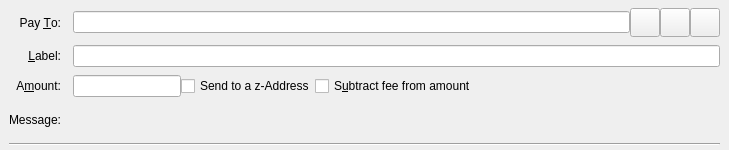
<?xml version="1.0" encoding="UTF-8"?>
<ui version="4.0">
 <class>SendCoinsEntry</class>
 <widget class="QStackedWidget" name="SendCoinsEntry">
  <property name="geometry">
   <rect>
    <x>0</x>
    <y>0</y>
    <width>729</width>
    <height>150</height>
   </rect>
  </property>
  <property name="focusPolicy">
   <enum>Qt::TabFocus</enum>
  </property>
  <property name="autoFillBackground">
   <bool>false</bool>
  </property>
  <widget class="QFrame" name="SendCoins">
   <property name="toolTip">
    <string>This is a normal payment.</string>
   </property>
   <property name="frameShape">
    <enum>QFrame::NoFrame</enum>
   </property>
   <layout class="QGridLayout" name="gridLayout">
    <property name="topMargin">
     <number>8</number>
    </property>
    <property name="bottomMargin">
     <number>4</number>
    </property>
    <property name="horizontalSpacing">
     <number>12</number>
    </property>
    <property name="verticalSpacing">
     <number>8</number>
    </property>
    <item row="0" column="0">
     <widget class="QLabel" name="payToLabel">
      <property name="text">
       <string>Pay &amp;To:</string>
      </property>
      <property name="alignment">
       <set>Qt::AlignRight|Qt::AlignTrailing|Qt::AlignVCenter</set>
      </property>
      <property name="buddy">
       <cstring>payTo</cstring>
      </property>
     </widget>
    </item>
    <item row="0" column="1">
     <layout class="QHBoxLayout" name="payToLayout">
      <property name="spacing">
       <number>0</number>
      </property>
      <item>
       <widget class="QValidatedLineEdit" name="payTo">
        <property name="toolTip">
         <string>The LitecoinZ address to send the payment to</string>
        </property>
       </widget>
      </item>
      <item>
       <widget class="QToolButton" name="addressBookButton">
        <property name="toolTip">
         <string>Choose previously used address</string>
        </property>
        <property name="text">
         <string/>
        </property>
        <property name="icon">
         <iconset resource="../bitcoin.qrc">
          <normaloff>:/icons/address-book</normaloff>:/icons/address-book</iconset>
        </property>
        <property name="iconSize">
         <size>
          <width>22</width>
          <height>22</height>
         </size>
        </property>
        <property name="shortcut">
         <string>Alt+A</string>
        </property>
       </widget>
      </item>
      <item>
       <widget class="QToolButton" name="pasteButton">
        <property name="toolTip">
         <string>Paste address from clipboard</string>
        </property>
        <property name="text">
         <string/>
        </property>
        <property name="icon">
         <iconset resource="../bitcoin.qrc">
          <normaloff>:/icons/editpaste</normaloff>:/icons/editpaste</iconset>
        </property>
        <property name="iconSize">
         <size>
          <width>22</width>
          <height>22</height>
         </size>
        </property>
        <property name="shortcut">
         <string>Alt+P</string>
        </property>
       </widget>
      </item>
      <item>
       <widget class="QToolButton" name="deleteButton">
        <property name="toolTip">
         <string>Remove this entry</string>
        </property>
        <property name="text">
         <string/>
        </property>
        <property name="icon">
         <iconset resource="../bitcoin.qrc">
          <normaloff>:/icons/remove</normaloff>:/icons/remove</iconset>
        </property>
        <property name="iconSize">
         <size>
          <width>22</width>
          <height>22</height>
         </size>
        </property>
       </widget>
      </item>
     </layout>
    </item>
    <item row="1" column="0">
     <widget class="QLabel" name="labellLabel">
      <property name="text">
       <string>&amp;Label:</string>
      </property>
      <property name="alignment">
       <set>Qt::AlignRight|Qt::AlignTrailing|Qt::AlignVCenter</set>
      </property>
      <property name="buddy">
       <cstring>addAsLabel</cstring>
      </property>
     </widget>
    </item>
    <item row="1" column="1">
     <widget class="QLineEdit" name="addAsLabel">
      <property name="toolTip">
       <string>Enter a label for this address to add it to the list of used addresses</string>
      </property>
     </widget>
    </item>
    <item row="2" column="0">
     <widget class="QLabel" name="amountLabel">
      <property name="text">
       <string>A&amp;mount:</string>
      </property>
      <property name="alignment">
       <set>Qt::AlignRight|Qt::AlignTrailing|Qt::AlignVCenter</set>
      </property>
      <property name="buddy">
       <cstring>payAmount</cstring>
      </property>
     </widget>
    </item>
    <item row="2" column="1">
     <layout class="QHBoxLayout" name="horizontalLayoutAmount" stretch="0,0,1">
      <item>
       <widget class="BitcoinAmountField" name="payAmount"/>
      </item>
      <item>
       <widget class="QCheckBox" name="checkboxSendToZAddress">
        <property name="text">
         <string>Send to a z-Address</string>
        </property>
       </widget>
      </item>
      <item>
       <widget class="QCheckBox" name="checkboxSubtractFeeFromAmount">
        <property name="toolTip">
         <string>The fee will be deducted from the amount being sent. The recipient will receive less litecoinzs than you enter in the amount field. If multiple recipients are selected, the fee is split equally.</string>
        </property>
        <property name="text">
         <string>S&amp;ubtract fee from amount</string>
        </property>
       </widget>
      </item>
     </layout>
    </item>
    <item row="3" column="0">
     <widget class="QLabel" name="messageLabel">
      <property name="text">
       <string>Message:</string>
      </property>
      <property name="alignment">
       <set>Qt::AlignRight|Qt::AlignTrailing|Qt::AlignVCenter</set>
      </property>
     </widget>
    </item>
    <item row="3" column="1">
     <widget class="QLabel" name="messageTextLabel">
      <property name="toolTip">
       <string>A message that was attached to the litecoinz: URI which will be stored with the transaction for your reference. Note: This message will not be sent over the LitecoinZ network.</string>
      </property>
      <property name="textFormat">
       <enum>Qt::PlainText</enum>
      </property>
     </widget>
    </item>
    <item row="4" column="0" colspan="2">
     <widget class="Line" name="line">
      <property name="orientation">
       <enum>Qt::Horizontal</enum>
      </property>
     </widget>
    </item>
   </layout>
  </widget>
  <widget class="QFrame" name="SendCoins_UnauthenticatedPaymentRequest">
   <property name="palette">
    <palette>
     <active>
      <colorrole role="WindowText">
       <brush brushstyle="SolidPattern">
        <color alpha="255">
         <red>0</red>
         <green>0</green>
         <blue>0</blue>
        </color>
       </brush>
      </colorrole>
      <colorrole role="Button">
       <brush brushstyle="SolidPattern">
        <color alpha="255">
         <red>255</red>
         <green>255</green>
         <blue>127</blue>
        </color>
       </brush>
      </colorrole>
      <colorrole role="Light">
       <brush brushstyle="SolidPattern">
        <color alpha="255">
         <red>255</red>
         <green>255</green>
         <blue>255</blue>
        </color>
       </brush>
      </colorrole>
      <colorrole role="Midlight">
       <brush brushstyle="SolidPattern">
        <color alpha="255">
         <red>255</red>
         <green>255</green>
         <blue>191</blue>
        </color>
       </brush>
      </colorrole>
      <colorrole role="Dark">
       <brush brushstyle="SolidPattern">
        <color alpha="255">
         <red>127</red>
         <green>127</green>
         <blue>63</blue>
        </color>
       </brush>
      </colorrole>
      <colorrole role="Mid">
       <brush brushstyle="SolidPattern">
        <color alpha="255">
         <red>170</red>
         <green>170</green>
         <blue>84</blue>
        </color>
       </brush>
      </colorrole>
      <colorrole role="Text">
       <brush brushstyle="SolidPattern">
        <color alpha="255">
         <red>0</red>
         <green>0</green>
         <blue>0</blue>
        </color>
       </brush>
      </colorrole>
      <colorrole role="BrightText">
       <brush brushstyle="SolidPattern">
        <color alpha="255">
         <red>255</red>
         <green>255</green>
         <blue>255</blue>
        </color>
       </brush>
      </colorrole>
      <colorrole role="ButtonText">
       <brush brushstyle="SolidPattern">
        <color alpha="255">
         <red>0</red>
         <green>0</green>
         <blue>0</blue>
        </color>
       </brush>
      </colorrole>
      <colorrole role="Base">
       <brush brushstyle="SolidPattern">
        <color alpha="255">
         <red>255</red>
         <green>255</green>
         <blue>255</blue>
        </color>
       </brush>
      </colorrole>
      <colorrole role="Window">
       <brush brushstyle="SolidPattern">
        <color alpha="255">
         <red>255</red>
         <green>255</green>
         <blue>127</blue>
        </color>
       </brush>
      </colorrole>
      <colorrole role="Shadow">
       <brush brushstyle="SolidPattern">
        <color alpha="255">
         <red>0</red>
         <green>0</green>
         <blue>0</blue>
        </color>
       </brush>
      </colorrole>
      <colorrole role="AlternateBase">
       <brush brushstyle="SolidPattern">
        <color alpha="255">
         <red>255</red>
         <green>255</green>
         <blue>191</blue>
        </color>
       </brush>
      </colorrole>
      <colorrole role="ToolTipBase">
       <brush brushstyle="SolidPattern">
        <color alpha="255">
         <red>255</red>
         <green>255</green>
         <blue>220</blue>
        </color>
       </brush>
      </colorrole>
      <colorrole role="ToolTipText">
       <brush brushstyle="SolidPattern">
        <color alpha="255">
         <red>0</red>
         <green>0</green>
         <blue>0</blue>
        </color>
       </brush>
      </colorrole>
     </active>
     <inactive>
      <colorrole role="WindowText">
       <brush brushstyle="SolidPattern">
        <color alpha="255">
         <red>0</red>
         <green>0</green>
         <blue>0</blue>
        </color>
       </brush>
      </colorrole>
      <colorrole role="Button">
       <brush brushstyle="SolidPattern">
        <color alpha="255">
         <red>255</red>
         <green>255</green>
         <blue>127</blue>
        </color>
       </brush>
      </colorrole>
      <colorrole role="Light">
       <brush brushstyle="SolidPattern">
        <color alpha="255">
         <red>255</red>
         <green>255</green>
         <blue>255</blue>
        </color>
       </brush>
      </colorrole>
      <colorrole role="Midlight">
       <brush brushstyle="SolidPattern">
        <color alpha="255">
         <red>255</red>
         <green>255</green>
         <blue>191</blue>
        </color>
       </brush>
      </colorrole>
      <colorrole role="Dark">
       <brush brushstyle="SolidPattern">
        <color alpha="255">
         <red>127</red>
         <green>127</green>
         <blue>63</blue>
        </color>
       </brush>
      </colorrole>
      <colorrole role="Mid">
       <brush brushstyle="SolidPattern">
        <color alpha="255">
         <red>170</red>
         <green>170</green>
         <blue>84</blue>
        </color>
       </brush>
      </colorrole>
      <colorrole role="Text">
       <brush brushstyle="SolidPattern">
        <color alpha="255">
         <red>0</red>
         <green>0</green>
         <blue>0</blue>
        </color>
       </brush>
      </colorrole>
      <colorrole role="BrightText">
       <brush brushstyle="SolidPattern">
        <color alpha="255">
         <red>255</red>
         <green>255</green>
         <blue>255</blue>
        </color>
       </brush>
      </colorrole>
      <colorrole role="ButtonText">
       <brush brushstyle="SolidPattern">
        <color alpha="255">
         <red>0</red>
         <green>0</green>
         <blue>0</blue>
        </color>
       </brush>
      </colorrole>
      <colorrole role="Base">
       <brush brushstyle="SolidPattern">
        <color alpha="255">
         <red>255</red>
         <green>255</green>
         <blue>255</blue>
        </color>
       </brush>
      </colorrole>
      <colorrole role="Window">
       <brush brushstyle="SolidPattern">
        <color alpha="255">
         <red>255</red>
         <green>255</green>
         <blue>127</blue>
        </color>
       </brush>
      </colorrole>
      <colorrole role="Shadow">
       <brush brushstyle="SolidPattern">
        <color alpha="255">
         <red>0</red>
         <green>0</green>
         <blue>0</blue>
        </color>
       </brush>
      </colorrole>
      <colorrole role="AlternateBase">
       <brush brushstyle="SolidPattern">
        <color alpha="255">
         <red>255</red>
         <green>255</green>
         <blue>191</blue>
        </color>
       </brush>
      </colorrole>
      <colorrole role="ToolTipBase">
       <brush brushstyle="SolidPattern">
        <color alpha="255">
         <red>255</red>
         <green>255</green>
         <blue>220</blue>
        </color>
       </brush>
      </colorrole>
      <colorrole role="ToolTipText">
       <brush brushstyle="SolidPattern">
        <color alpha="255">
         <red>0</red>
         <green>0</green>
         <blue>0</blue>
        </color>
       </brush>
      </colorrole>
     </inactive>
     <disabled>
      <colorrole role="WindowText">
       <brush brushstyle="SolidPattern">
        <color alpha="255">
         <red>127</red>
         <green>127</green>
         <blue>63</blue>
        </color>
       </brush>
      </colorrole>
      <colorrole role="Button">
       <brush brushstyle="SolidPattern">
        <color alpha="255">
         <red>255</red>
         <green>255</green>
         <blue>127</blue>
        </color>
       </brush>
      </colorrole>
      <colorrole role="Light">
       <brush brushstyle="SolidPattern">
        <color alpha="255">
         <red>255</red>
         <green>255</green>
         <blue>255</blue>
        </color>
       </brush>
      </colorrole>
      <colorrole role="Midlight">
       <brush brushstyle="SolidPattern">
        <color alpha="255">
         <red>255</red>
         <green>255</green>
         <blue>191</blue>
        </color>
       </brush>
      </colorrole>
      <colorrole role="Dark">
       <brush brushstyle="SolidPattern">
        <color alpha="255">
         <red>127</red>
         <green>127</green>
         <blue>63</blue>
        </color>
       </brush>
      </colorrole>
      <colorrole role="Mid">
       <brush brushstyle="SolidPattern">
        <color alpha="255">
         <red>170</red>
         <green>170</green>
         <blue>84</blue>
        </color>
       </brush>
      </colorrole>
      <colorrole role="Text">
       <brush brushstyle="SolidPattern">
        <color alpha="255">
         <red>127</red>
         <green>127</green>
         <blue>63</blue>
        </color>
       </brush>
      </colorrole>
      <colorrole role="BrightText">
       <brush brushstyle="SolidPattern">
        <color alpha="255">
         <red>255</red>
         <green>255</green>
         <blue>255</blue>
        </color>
       </brush>
      </colorrole>
      <colorrole role="ButtonText">
       <brush brushstyle="SolidPattern">
        <color alpha="255">
         <red>127</red>
         <green>127</green>
         <blue>63</blue>
        </color>
       </brush>
      </colorrole>
      <colorrole role="Base">
       <brush brushstyle="SolidPattern">
        <color alpha="255">
         <red>255</red>
         <green>255</green>
         <blue>127</blue>
        </color>
       </brush>
      </colorrole>
      <colorrole role="Window">
       <brush brushstyle="SolidPattern">
        <color alpha="255">
         <red>255</red>
         <green>255</green>
         <blue>127</blue>
        </color>
       </brush>
      </colorrole>
      <colorrole role="Shadow">
       <brush brushstyle="SolidPattern">
        <color alpha="255">
         <red>0</red>
         <green>0</green>
         <blue>0</blue>
        </color>
       </brush>
      </colorrole>
      <colorrole role="AlternateBase">
       <brush brushstyle="SolidPattern">
        <color alpha="255">
         <red>255</red>
         <green>255</green>
         <blue>127</blue>
        </color>
       </brush>
      </colorrole>
      <colorrole role="ToolTipBase">
       <brush brushstyle="SolidPattern">
        <color alpha="255">
         <red>255</red>
         <green>255</green>
         <blue>220</blue>
        </color>
       </brush>
      </colorrole>
      <colorrole role="ToolTipText">
       <brush brushstyle="SolidPattern">
        <color alpha="255">
         <red>0</red>
         <green>0</green>
         <blue>0</blue>
        </color>
       </brush>
      </colorrole>
     </disabled>
    </palette>
   </property>
   <property name="toolTip">
    <string>This is an unauthenticated payment request.</string>
   </property>
   <property name="autoFillBackground">
    <bool>true</bool>
   </property>
   <property name="frameShape">
    <enum>QFrame::NoFrame</enum>
   </property>
   <layout class="QGridLayout" name="gridLayout_is">
    <property name="spacing">
     <number>12</number>
    </property>
    <item row="0" column="0">
     <widget class="QLabel" name="payToLabel_is">
      <property name="text">
       <string>Pay To:</string>
      </property>
      <property name="alignment">
       <set>Qt::AlignRight|Qt::AlignTrailing|Qt::AlignVCenter</set>
      </property>
     </widget>
    </item>
    <item row="0" column="1">
     <layout class="QHBoxLayout" name="payToLayout_is">
      <property name="spacing">
       <number>0</number>
      </property>
      <item>
       <widget class="QLabel" name="payTo_is"/>
      </item>
      <item>
       <widget class="QToolButton" name="deleteButton_is">
        <property name="toolTip">
         <string>Remove this entry</string>
        </property>
        <property name="text">
         <string/>
        </property>
        <property name="icon">
         <iconset resource="../bitcoin.qrc">
          <normaloff>:/icons/remove</normaloff>:/icons/remove</iconset>
        </property>
       </widget>
      </item>
     </layout>
    </item>
    <item row="1" column="0">
     <widget class="QLabel" name="memoLabel_is">
      <property name="text">
       <string>Memo:</string>
      </property>
      <property name="alignment">
       <set>Qt::AlignRight|Qt::AlignTrailing|Qt::AlignVCenter</set>
      </property>
     </widget>
    </item>
    <item row="1" column="1">
     <widget class="QLabel" name="memoTextLabel_is">
      <property name="textFormat">
       <enum>Qt::PlainText</enum>
      </property>
     </widget>
    </item>
    <item row="2" column="0">
     <widget class="QLabel" name="amountLabel_is">
      <property name="text">
       <string>A&amp;mount:</string>
      </property>
      <property name="alignment">
       <set>Qt::AlignRight|Qt::AlignTrailing|Qt::AlignVCenter</set>
      </property>
      <property name="buddy">
       <cstring>payAmount_is</cstring>
      </property>
     </widget>
    </item>
    <item row="2" column="1">
     <widget class="BitcoinAmountField" name="payAmount_is">
      <property name="acceptDrops">
       <bool>false</bool>
      </property>
     </widget>
    </item>
   </layout>
  </widget>
  <widget class="QFrame" name="SendCoins_AuthenticatedPaymentRequest">
   <property name="palette">
    <palette>
     <active>
      <colorrole role="WindowText">
       <brush brushstyle="SolidPattern">
        <color alpha="255">
         <red>0</red>
         <green>0</green>
         <blue>0</blue>
        </color>
       </brush>
      </colorrole>
      <colorrole role="Button">
       <brush brushstyle="SolidPattern">
        <color alpha="255">
         <red>140</red>
         <green>232</green>
         <blue>119</blue>
        </color>
       </brush>
      </colorrole>
      <colorrole role="Light">
       <brush brushstyle="SolidPattern">
        <color alpha="255">
         <red>230</red>
         <green>255</green>
         <blue>224</blue>
        </color>
       </brush>
      </colorrole>
      <colorrole role="Midlight">
       <brush brushstyle="SolidPattern">
        <color alpha="255">
         <red>185</red>
         <green>243</green>
         <blue>171</blue>
        </color>
       </brush>
      </colorrole>
      <colorrole role="Dark">
       <brush brushstyle="SolidPattern">
        <color alpha="255">
         <red>70</red>
         <green>116</green>
         <blue>59</blue>
        </color>
       </brush>
      </colorrole>
      <colorrole role="Mid">
       <brush brushstyle="SolidPattern">
        <color alpha="255">
         <red>93</red>
         <green>155</green>
         <blue>79</blue>
        </color>
       </brush>
      </colorrole>
      <colorrole role="Text">
       <brush brushstyle="SolidPattern">
        <color alpha="255">
         <red>0</red>
         <green>0</green>
         <blue>0</blue>
        </color>
       </brush>
      </colorrole>
      <colorrole role="BrightText">
       <brush brushstyle="SolidPattern">
        <color alpha="255">
         <red>155</red>
         <green>255</green>
         <blue>147</blue>
        </color>
       </brush>
      </colorrole>
      <colorrole role="ButtonText">
       <brush brushstyle="SolidPattern">
        <color alpha="255">
         <red>0</red>
         <green>0</green>
         <blue>0</blue>
        </color>
       </brush>
      </colorrole>
      <colorrole role="Base">
       <brush brushstyle="SolidPattern">
        <color alpha="255">
         <red>119</red>
         <green>255</green>
         <blue>233</blue>
        </color>
       </brush>
      </colorrole>
      <colorrole role="Window">
       <brush brushstyle="SolidPattern">
        <color alpha="255">
         <red>140</red>
         <green>232</green>
         <blue>119</blue>
        </color>
       </brush>
      </colorrole>
      <colorrole role="Shadow">
       <brush brushstyle="SolidPattern">
        <color alpha="255">
         <red>0</red>
         <green>0</green>
         <blue>0</blue>
        </color>
       </brush>
      </colorrole>
      <colorrole role="AlternateBase">
       <brush brushstyle="SolidPattern">
        <color alpha="255">
         <red>197</red>
         <green>243</green>
         <blue>187</blue>
        </color>
       </brush>
      </colorrole>
      <colorrole role="NoRole">
       <brush brushstyle="SolidPattern">
        <color alpha="255">
         <red>125</red>
         <green>194</green>
         <blue>122</blue>
        </color>
       </brush>
      </colorrole>
      <colorrole role="ToolTipBase">
       <brush brushstyle="SolidPattern">
        <color alpha="255">
         <red>255</red>
         <green>255</green>
         <blue>220</blue>
        </color>
       </brush>
      </colorrole>
      <colorrole role="ToolTipText">
       <brush brushstyle="SolidPattern">
        <color alpha="255">
         <red>0</red>
         <green>0</green>
         <blue>0</blue>
        </color>
       </brush>
      </colorrole>
     </active>
     <inactive>
      <colorrole role="WindowText">
       <brush brushstyle="SolidPattern">
        <color alpha="255">
         <red>0</red>
         <green>0</green>
         <blue>0</blue>
        </color>
       </brush>
      </colorrole>
      <colorrole role="Button">
       <brush brushstyle="SolidPattern">
        <color alpha="255">
         <red>140</red>
         <green>232</green>
         <blue>119</blue>
        </color>
       </brush>
      </colorrole>
      <colorrole role="Light">
       <brush brushstyle="SolidPattern">
        <color alpha="255">
         <red>230</red>
         <green>255</green>
         <blue>224</blue>
        </color>
       </brush>
      </colorrole>
      <colorrole role="Midlight">
       <brush brushstyle="SolidPattern">
        <color alpha="255">
         <red>185</red>
         <green>243</green>
         <blue>171</blue>
        </color>
       </brush>
      </colorrole>
      <colorrole role="Dark">
       <brush brushstyle="SolidPattern">
        <color alpha="255">
         <red>70</red>
         <green>116</green>
         <blue>59</blue>
        </color>
       </brush>
      </colorrole>
      <colorrole role="Mid">
       <brush brushstyle="SolidPattern">
        <color alpha="255">
         <red>93</red>
         <green>155</green>
         <blue>79</blue>
        </color>
       </brush>
      </colorrole>
      <colorrole role="Text">
       <brush brushstyle="SolidPattern">
        <color alpha="255">
         <red>0</red>
         <green>0</green>
         <blue>0</blue>
        </color>
       </brush>
      </colorrole>
      <colorrole role="BrightText">
       <brush brushstyle="SolidPattern">
        <color alpha="255">
         <red>155</red>
         <green>255</green>
         <blue>147</blue>
        </color>
       </brush>
      </colorrole>
      <colorrole role="ButtonText">
       <brush brushstyle="SolidPattern">
        <color alpha="255">
         <red>0</red>
         <green>0</green>
         <blue>0</blue>
        </color>
       </brush>
      </colorrole>
      <colorrole role="Base">
       <brush brushstyle="SolidPattern">
        <color alpha="255">
         <red>119</red>
         <green>255</green>
         <blue>233</blue>
        </color>
       </brush>
      </colorrole>
      <colorrole role="Window">
       <brush brushstyle="SolidPattern">
        <color alpha="255">
         <red>140</red>
         <green>232</green>
         <blue>119</blue>
        </color>
       </brush>
      </colorrole>
      <colorrole role="Shadow">
       <brush brushstyle="SolidPattern">
        <color alpha="255">
         <red>0</red>
         <green>0</green>
         <blue>0</blue>
        </color>
       </brush>
      </colorrole>
      <colorrole role="AlternateBase">
       <brush brushstyle="SolidPattern">
        <color alpha="255">
         <red>197</red>
         <green>243</green>
         <blue>187</blue>
        </color>
       </brush>
      </colorrole>
      <colorrole role="NoRole">
       <brush brushstyle="SolidPattern">
        <color alpha="255">
         <red>125</red>
         <green>194</green>
         <blue>122</blue>
        </color>
       </brush>
      </colorrole>
      <colorrole role="ToolTipBase">
       <brush brushstyle="SolidPattern">
        <color alpha="255">
         <red>255</red>
         <green>255</green>
         <blue>220</blue>
        </color>
       </brush>
      </colorrole>
      <colorrole role="ToolTipText">
       <brush brushstyle="SolidPattern">
        <color alpha="255">
         <red>0</red>
         <green>0</green>
         <blue>0</blue>
        </color>
       </brush>
      </colorrole>
     </inactive>
     <disabled>
      <colorrole role="WindowText">
       <brush brushstyle="SolidPattern">
        <color alpha="255">
         <red>70</red>
         <green>116</green>
         <blue>59</blue>
        </color>
       </brush>
      </colorrole>
      <colorrole role="Button">
       <brush brushstyle="SolidPattern">
        <color alpha="255">
         <red>140</red>
         <green>232</green>
         <blue>119</blue>
        </color>
       </brush>
      </colorrole>
      <colorrole role="Light">
       <brush brushstyle="SolidPattern">
        <color alpha="255">
         <red>230</red>
         <green>255</green>
         <blue>224</blue>
        </color>
       </brush>
      </colorrole>
      <colorrole role="Midlight">
       <brush brushstyle="SolidPattern">
        <color alpha="255">
         <red>185</red>
         <green>243</green>
         <blue>171</blue>
        </color>
       </brush>
      </colorrole>
      <colorrole role="Dark">
       <brush brushstyle="SolidPattern">
        <color alpha="255">
         <red>70</red>
         <green>116</green>
         <blue>59</blue>
        </color>
       </brush>
      </colorrole>
      <colorrole role="Mid">
       <brush brushstyle="SolidPattern">
        <color alpha="255">
         <red>93</red>
         <green>155</green>
         <blue>79</blue>
        </color>
       </brush>
      </colorrole>
      <colorrole role="Text">
       <brush brushstyle="SolidPattern">
        <color alpha="255">
         <red>70</red>
         <green>116</green>
         <blue>59</blue>
        </color>
       </brush>
      </colorrole>
      <colorrole role="BrightText">
       <brush brushstyle="SolidPattern">
        <color alpha="255">
         <red>155</red>
         <green>255</green>
         <blue>147</blue>
        </color>
       </brush>
      </colorrole>
      <colorrole role="ButtonText">
       <brush brushstyle="SolidPattern">
        <color alpha="255">
         <red>70</red>
         <green>116</green>
         <blue>59</blue>
        </color>
       </brush>
      </colorrole>
      <colorrole role="Base">
       <brush brushstyle="SolidPattern">
        <color alpha="255">
         <red>140</red>
         <green>232</green>
         <blue>119</blue>
        </color>
       </brush>
      </colorrole>
      <colorrole role="Window">
       <brush brushstyle="SolidPattern">
        <color alpha="255">
         <red>140</red>
         <green>232</green>
         <blue>119</blue>
        </color>
       </brush>
      </colorrole>
      <colorrole role="Shadow">
       <brush brushstyle="SolidPattern">
        <color alpha="255">
         <red>0</red>
         <green>0</green>
         <blue>0</blue>
        </color>
       </brush>
      </colorrole>
      <colorrole role="AlternateBase">
       <brush brushstyle="SolidPattern">
        <color alpha="255">
         <red>140</red>
         <green>232</green>
         <blue>119</blue>
        </color>
       </brush>
      </colorrole>
      <colorrole role="NoRole">
       <brush brushstyle="SolidPattern">
        <color alpha="255">
         <red>125</red>
         <green>194</green>
         <blue>122</blue>
        </color>
       </brush>
      </colorrole>
      <colorrole role="ToolTipBase">
       <brush brushstyle="SolidPattern">
        <color alpha="255">
         <red>255</red>
         <green>255</green>
         <blue>220</blue>
        </color>
       </brush>
      </colorrole>
      <colorrole role="ToolTipText">
       <brush brushstyle="SolidPattern">
        <color alpha="255">
         <red>0</red>
         <green>0</green>
         <blue>0</blue>
        </color>
       </brush>
      </colorrole>
     </disabled>
    </palette>
   </property>
   <property name="toolTip">
    <string>This is an authenticated payment request.</string>
   </property>
   <property name="autoFillBackground">
    <bool>true</bool>
   </property>
   <property name="frameShape">
    <enum>QFrame::NoFrame</enum>
   </property>
   <layout class="QGridLayout" name="gridLayout_s">
    <property name="spacing">
     <number>12</number>
    </property>
    <item row="0" column="0">
     <widget class="QLabel" name="payToLabel_s">
      <property name="text">
       <string>Pay To:</string>
      </property>
      <property name="alignment">
       <set>Qt::AlignRight|Qt::AlignTrailing|Qt::AlignVCenter</set>
      </property>
     </widget>
    </item>
    <item row="0" column="1">
     <layout class="QHBoxLayout" name="payToLayout_s">
      <property name="spacing">
       <number>0</number>
      </property>
      <item>
       <widget class="QLabel" name="payTo_s">
        <property name="textFormat">
         <enum>Qt::PlainText</enum>
        </property>
       </widget>
      </item>
      <item>
       <widget class="QToolButton" name="deleteButton_s">
        <property name="toolTip">
         <string>Remove this entry</string>
        </property>
        <property name="text">
         <string/>
        </property>
        <property name="icon">
         <iconset resource="../bitcoin.qrc">
          <normaloff>:/icons/remove</normaloff>:/icons/remove</iconset>
        </property>
       </widget>
      </item>
     </layout>
    </item>
    <item row="1" column="0">
     <widget class="QLabel" name="memoLabel_s">
      <property name="text">
       <string>Memo:</string>
      </property>
      <property name="alignment">
       <set>Qt::AlignRight|Qt::AlignTrailing|Qt::AlignVCenter</set>
      </property>
     </widget>
    </item>
    <item row="1" column="1">
     <widget class="QLabel" name="memoTextLabel_s">
      <property name="textFormat">
       <enum>Qt::PlainText</enum>
      </property>
     </widget>
    </item>
    <item row="2" column="0">
     <widget class="QLabel" name="amountLabel_s">
      <property name="text">
       <string>A&amp;mount:</string>
      </property>
      <property name="alignment">
       <set>Qt::AlignRight|Qt::AlignTrailing|Qt::AlignVCenter</set>
      </property>
      <property name="buddy">
       <cstring>payAmount_s</cstring>
      </property>
     </widget>
    </item>
    <item row="2" column="1">
     <widget class="BitcoinAmountField" name="payAmount_s">
      <property name="acceptDrops">
       <bool>false</bool>
      </property>
     </widget>
    </item>
   </layout>
  </widget>
 </widget>
 <customwidgets>
  <customwidget>
   <class>QValidatedLineEdit</class>
   <extends>QLineEdit</extends>
   <header>qvalidatedlineedit.h</header>
  </customwidget>
  <customwidget>
   <class>BitcoinAmountField</class>
   <extends>QLineEdit</extends>
   <header>bitcoinamountfield.h</header>
  </customwidget>
 </customwidgets>
 <tabstops>
  <tabstop>payTo</tabstop>
  <tabstop>addressBookButton</tabstop>
  <tabstop>pasteButton</tabstop>
  <tabstop>deleteButton</tabstop>
  <tabstop>addAsLabel</tabstop>
  <tabstop>payAmount</tabstop>
  <tabstop>payAmount_is</tabstop>
  <tabstop>deleteButton_is</tabstop>
  <tabstop>payAmount_s</tabstop>
  <tabstop>deleteButton_s</tabstop>
 </tabstops>
 <resources>
  <include location="../bitcoin.qrc"/>
 </resources>
 <connections/>
</ui>
